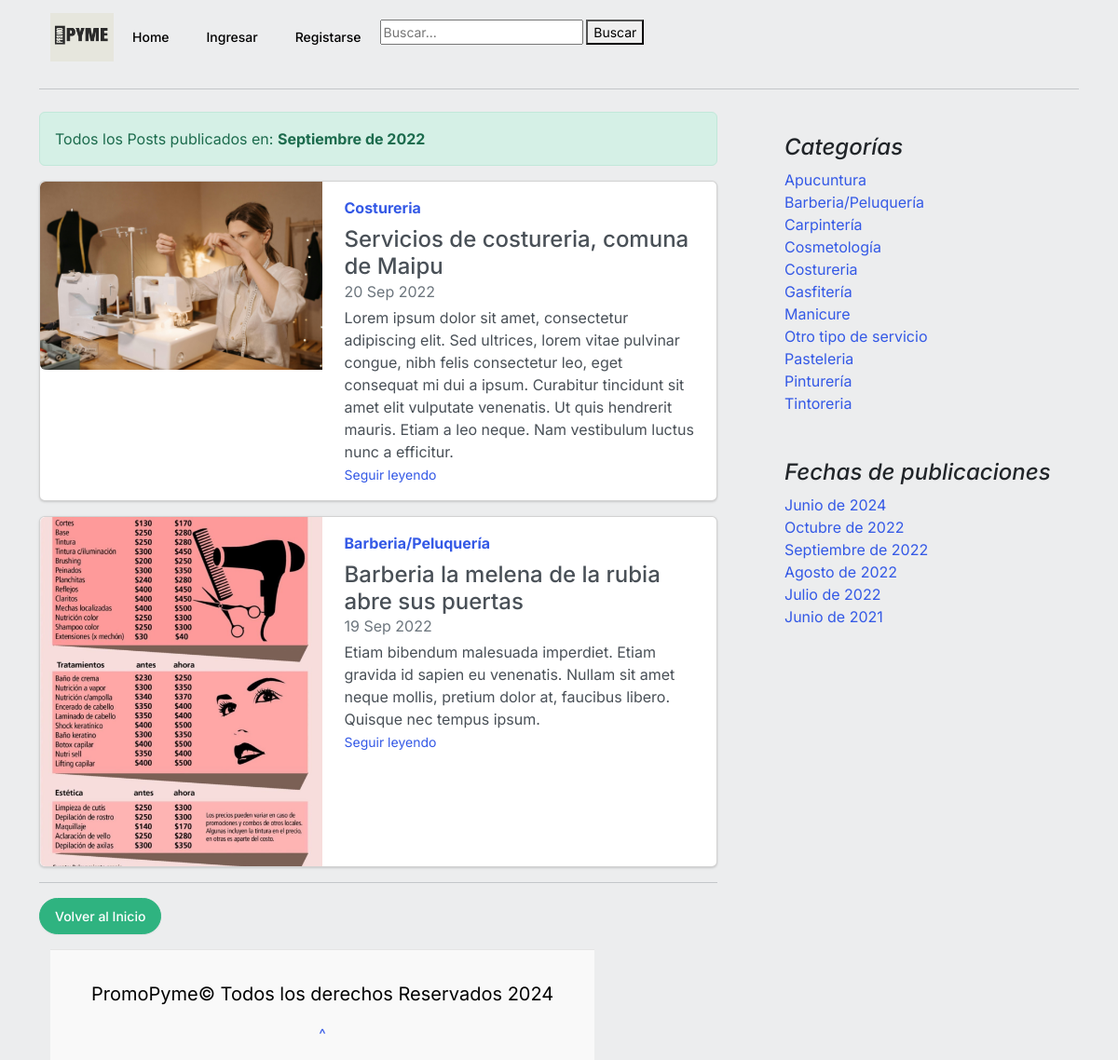
The app's page /dates/9/2022 with its own data.
### core/models.py (models this page shows, shortened)
class Post(models.Model):
	title = models.CharField(max_length=250, verbose_name='Título')
	excerpt = models.TextField(verbose_name='Bajada')
	content = RichTextField(verbose_name='Contenido')
	image = models.ImageField(upload_to='posts', null=False, blank=False, verbose_name='Imagen')
	published = models.BooleanField(default=False, verbose_name='Publicado')
	category = models.ForeignKey(Category, on_delete=models.CASCADE, related_name='get_posts', verbose_name='Categoría')
	author = models.ForeignKey(User, on_delete=models.CASCADE, related_name='get_posts', verbose_name='Autor')
	created = models.DateTimeField(auto_now_add=True, verbose_name='Fecha de creación')
	updated = models.DateTimeField(auto_now=True, verbose_name='Fecha de modificación')
	class Meta:
		verbose_name = 'Publicación'
		verbose_name_plural = 'Publicaciones'
		ordering = ['-created']

class Category (models.Model):
	name = models.CharField(max_length=200, unique=True, verbose_name='Nombre')
	active = models.BooleanField(default=True, verbose_name='Activo')
	created = models.DateTimeField(auto_now_add=True, verbose_name='Fecha de creación')
	updated = models.DateTimeField(auto_now=True, verbose_name='Fecha de modificación')
	class Meta:
		verbose_name = 'Categoría'
		verbose_name_plural = 'Categorías'
		ordering = ['name']
	def __str__(self):
		return self.name

### core/views.py (the view)
# urls.py: path('dates/<int:month_id>/<int:year_id>', dates, name='dates'),
def dates(request, month_id, year_id):
    meses = {
        1: 'Enero',
        2: 'Febrero',
        3: 'Marzo',
        4: 'Abril',
        5: 'Mayo',
        6: 'Junio',
        7: 'Julio',
        8: 'Agosto',
        9: 'Septiembre',
        10: 'Octubre',
        11: 'Noviembre',
        12: 'Diciembre',
    }
    if month_id > 12 or month_id < 1:
        return render(request, 'core/404.html')
    posts = Post.objects.filter(published=True, created__month=month_id, created__year=year_id)
    return render(request, 'core/dates.html', {'posts':posts, 'month':meses[month_id], 'year':year_id})

### core/processors.py (called while the page is built)
def ctx_dic_about(request):
	ctx_about = {}
	ctx_about['ABOUT'] = About.objects.latest('created')
	return ctx_about

def ctx_dic_category(request):
	ctx_category = {}
	ctx_category['categories'] = Category.objects.filter(active=True)
	return ctx_category

def ctx_dic_history(request):
	ctx_history = {}
	ctx_history['dates'] = Post.objects.dates('created', 'month', order='DESC').distinct()
	return ctx_history

def ctx_dic_link(request):
	ctx_link = {}
	links = Link.objects.all()
	for link in links:
		ctx_link[link.key] = {'url':link.url, 'icon':link.icon}
	return ctx_link

### core/templates/core/dates.html
{% extends 'core/base.html' %}
{% load static %}
{% block content %}
<div class="alert alert-success" role="alert">
    Todos los Posts publicados en: <strong>{{ month }} de {{ year }}</strong>
</div>
{% for post in posts %}
    <div class="card mb-3">
        <div class="row g-0">
            <div class="col-md-5">
                <img src={{ post.image.url }} class="img-fluid rounded-start" alt="...">
            </div>
            <div class="col-md-7">
                <div class="card-body">
                    <strong class="d-inline-block mb-2 text-primary">{{ post.category }}</strong>
                    <h4 class="mb-0">{{ post.title }}</h4>
                    <div class="mb-1 text-muted">{{ post.created|date:"d M Y" }}</div>
                    <p class="card-text mb-auto">{{ post.excerpt }}</p>
                    <p class="card-text"><small class="text-muted"><a href="{% url 'post' post.id %}" class="stretched-link">Seguir leyendo</a></small></p>
                </div>
            </div>
        </div>
    </div>
{% empty %}
    <div class="alert alert-danger" role="alert">
        <strong>No existen Posts publicados en esa fecha</strong>
    </div>
{% endfor %}
<hr>
{% if request.path != '/' %}
    <div class="my-3">
        <a class="btn btn-success rounded-pill" href={% url 'home' %}>Volver al Inicio</a>
    </div>
{% endif %}
{% endblock %}

### core/templates/core/base.html (shortened to what this page needs)
<!doctype html>
<html lang="es">
<head>
    {% load static %}
    <link rel="stylesheet" href="https://cdn.jsdelivr.net/npm/bootstrap-icons@1.9.1/font/bootstrap-icons.css">
    <link rel="stylesheet" href="{% static 'core/css/style.css' %}">
    <link href="{% static 'core/css/blog.css' %}" rel="stylesheet">
    <link href="{% static 'core/css/bootstrap.min.css' %}" rel="stylesheet">
</head>
<body class="body">
  <div class="container">
    <header>
      <nav class="navbar navbar-expand-lg bg-body-tertiary">
        <div class="container-fluid">
          <div class ="contenedor_logo">
            <img class="logo" src="{% static 'core/img/PRomo (1).png' %}" alt="logo" style="width:68px;height:52px" >
          </div>
          <div class="collapse navbar-collapse" id="navbarSupportedContent">
            <ul class="navbar-nav me-auto mb-2 mb-lg-0">
              <li class="nav-item active">
                <a class="nav-link " aria-current="page" href='/'>Home</a>
              </li>
              {% if request.user.is_authenticated %}
                <li class="nav-item">
                  <a class="nav-link"  href={% url 'create' %}>Crear Post</a>
                </li>
                <li class="nav-item">
                  <a class="nav-link"  href={% url 'exit' %}>Salir</a>
                </li>
              <ul>
              {% include 'core/includes/submenu.html' %}
              </ul>
              {% else %}
              <li class="nav-item">
                <a class="nav-link" href={% url 'login' %}>Ingresar</a>
              </li>
              <li class="nav-item">
                <a class="nav-link" href={% url 'register' %}>Registarse</a>
              </li>
              {% endif %}
              <form method="GET" action="{% url 'buscar' %}">
                <input type="text" name="buscar" placeholder="Buscar..." value="{{request.GET.buscar}}">
                <button type="submit">Buscar</button>
            </form>
            </ul>
          </div>
        </div>
      </nav>
    </header>
    <hr>
    <div class="content-wrapper">
      <main class="flex-fill mt-2">
        <section class="row g-5 ">
          <div class="col-md-8">
              {% block content %}
              {% endblock %}
          </div>
        {% block aside %}
          <aside class="col-md-4" id="parent">
            <div class="position-sticky" style="top: 2rem;">
              <div class="p-4" id="child">
                <h4 class="fst-italic">Categorías</h4>
                <ol class="list-unstyled mb-0">
                  {% for item in categories %}
                    <li><a href={% url 'category' %}?cat={{ item.id }}>{{ item.name }}</a></li>
                  {% endfor %}
                </ol>
              </div>
              <div class="p-4">
                <h4 class="fst-italic">Fechas de publicaciones</h4>
                <ol class="list-unstyled mb-0">
                  {% for item in dates %}
                    <li>
                      {% if item.month == 6 %}<a href="{% url 'dates' item.month item.year %}">Junio de {{ item.year }}</a>{% endif %}
                      {% if item.month == 7 %}<a href="{% url 'dates' item.month item.year %}">Julio de {{ item.year }}</a>{% endif %}
                      {% if item.month == 8 %}<a href="{% url 'dates' item.month item.year %}">Agosto de {{ item.year }}</a>{% endif %}
                      {% if item.month == 9 %}<a href="{% url 'dates' item.month item.year %}">Septiembre de {{ item.year }}</a>{% endif %}
                      {% if item.month == 10 %}<a href="{% url 'dates' item.month item.year %}">Octubre de {{ item.year }}</a>{% endif %}
                    </li>
                  {% endfor %}
                </ol>
              </div>
            </div>
          </aside>
        {% endblock %}
        </section>
      </main>
    </div>
    <div class="container">
      <footer class="foot p-3 mt-auto blog-footer" >
        <div class="container">
          <p class="fs-5 px-3 pt-3"> PromoPyme&copy; Todos los derechos Reservados 2024</p>
          <p>
            <a href="#">^</a>
          </p>
        </footer>
    </div>
    </div>
</body>
</html>

### core/static/core/css/style.css (style rules this page uses)
.body { margin: 0; padding: 0; background:#ecedee; height: 100%; display: flex; flex-direction: column; }

### core/static/core/css/blog.css (style rules this page uses)
.blog-footer { padding: 2.5rem 0; color: #020202; text-align: center; background-color: #f9f9f9; border-top: .05rem solid #e5e5e5; float:bottom; flex-shrink: 0; position: absolute; }
.blog-footer p:last-child { margin-bottom: 0; float: bottom; }
.content-wrapper { flex: 1; display: flex; flex-direction: row; }
aside { flex: 0 0 250px; }

### core/templates/core/base.html (style rules this page uses)
a { text-decoration: none; }

### records on screen
Post: image (picture), category "Costureria", title "Servicios de costureria, comuna de Maipu", created "20 Sep 2022", excerpt "Lorem ipsum dolor sit amet, consectetur adipiscing elit. Sed ultrices, lorem vitae pulvinar congue, nibh felis consectetur leo, eget consequat mi dui a ipsum. Curabitur tincidunt sit amet elit vulputate venenatis. Ut quis hendrerit mauris. Etiam a leo neque. Nam vestibulum luctus nunc a efficitur."
Post: image (picture), category "Barberia/Peluquería", title "Barberia la melena de la rubia abre sus puertas", created "19 Sep 2022", excerpt "Etiam bibendum malesuada imperdiet. Etiam gravida id sapien eu venenatis. Nullam sit amet neque mollis, pretium dolor at, faucibus libero. Quisque nec tempus ipsum."
Category: name "Apucuntura"
Category: name "Barberia/Peluquería"
Category: name "Carpintería"
Category: name "Cosmetología"
Category: name "Costureria"
Category: name "Gasfitería"
Category: name "Manicure"
Category: name "Otro tipo de servicio"
Category: name "Pasteleria"
Category: name "Pinturería"
Category: name "Tintoreria"

### other values on screen
{{ month }} "Septiembre"
{{ year }} "2022"
{{ item.year }} "2024" "2021"
{{ item.year }} "2022"
